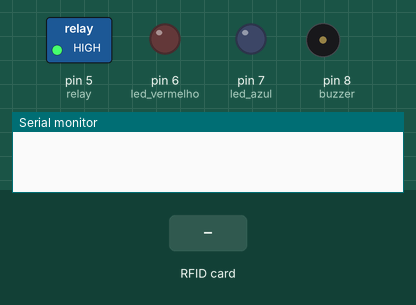
Recording of a sketch running on a simulated Arduino Uno, built with avr-gcc and run on an emulated ATmega328P. Shown: switched loads named in the sketch (green lamp = pin HIGH), output pins drawn as LEDs (lit = HIGH), buzzer (waves = sounding), the last lines printed to the serial monitor. Dashed ring = blinking. Inputs (shaded band) come from the test bench. Pins used as bus, display or sensor lines are not drawn.

Above: at 1.2 s.
1.3 s: RFID card 39 72 8B C1 held to the reader
At 1.37 s:
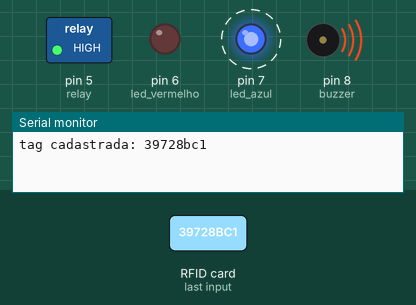
At 2.8 s:
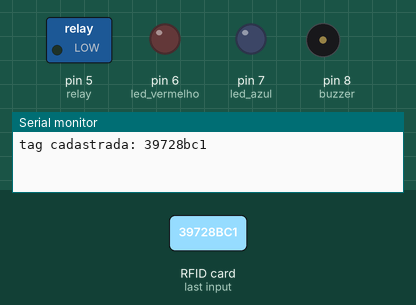
4.3 s: RFID card 5E 7A 19 C4 held to the reader
At 5.6 s:
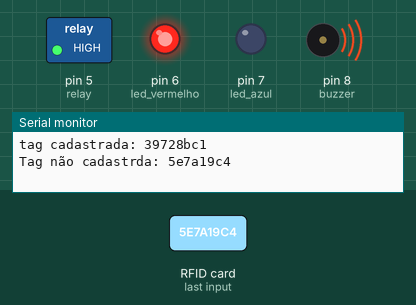
Timing chart, 0 to 7.8 s (numbered marks = the images above; inputs shaded):
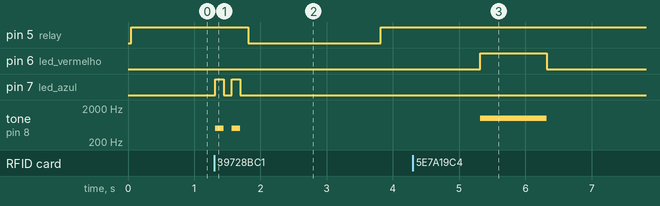

The sketch:

controle_de_acesso.ino
```cpp
//Código de controle de acesso (Com Arduino).
//Autor: Pedro Lins, graduando de engenharia elétrica pela UFRPE.

//bibliotecas
#include <SPI.h> //biblioteca para comunicação spi
#include <MFRC522.h> //biblioteca para o uso do leitor RFID
// portas
// Utilização da diretiva de compilação #define no lugar de varáveis, justamente para economizar mais memória no nosso microcontrolador
#define led_vermelho 6
#define led_azul 7
#define relay 5
#define buzzer 8
#define pino_sda 10
#define pino_rst 9
//variáveis
String id_tag = ""; // Está vai ser a variável que vai armazenar o a identificação de cada tag lida pelo leitor RFID.
bool permissao = false; //Está variável vai verificar a permissão, se a tag lida pelo leito RFID pode ter acesso ou não

// Está será a matriz de strings responsavél por armazenar as ID's das tag's cadastradas
String tags_cadastradas[] = {"79b9ec2","39728bc1","id3"};

// Agora vamos criar um objeto do tipo MFRC522 e passar o pino do sda e do rst como parâmetros
MFRC522 RFID(pino_sda,pino_rst);

void setup() {
  //acionado as portas dos led's, relay e buzzer com o laço FOR
   for (int i = 5; i <= 8;i++) {
    pinMode(i,OUTPUT);
   }
   Serial.begin(9600); // inicializando a Serial para obter as informações dos ID's
   SPI.begin(); // inicializando a comunição SPI
   RFID.PCD_Init(); //Irá inicializar o leitor
   digitalWrite(relay,HIGH); //para inicializar com o relay desacionado
}

void loop() {
  leitura_do_rfid();
}
// Função que irá exercer a leitura das tags
void leitura_do_rfid() {
  id_tag = ""; // sempre deve coomeçar a leitura com a id_tag vazia
  //A condição abaixo verifica se existe alguma tag sendo aproximada
  if (!RFID.PICC_IsNewCardPresent() || !RFID.PICC_ReadCardSerial()){
    delay(10);
    return;
  }
  // O laço for abaixo vai armazenar o id da tag lida pelo RIFD na nossa variável, utilizando a função RFID.uid
  for (int i = 0; i < RFID.uid.size; i++) {
    id_tag.concat(String(RFID.uid.uidByte[i], HEX));
  }
  //O laço for abaixo vai comparar se o id lido pelo RFID está cadastrado para liberar o acesso ou não
  for (int i = 0; i < (sizeof(tags_cadastradas)/sizeof(String)); i++) {
    if (id_tag.equalsIgnoreCase(tags_cadastradas[i])) {
      //Caso a condicional seja verdadeira a permissao será concedida
      permissao = true;
    }
  }
  //Condicionais que vão chamar as funções que permitem ou não o acesso da tag
  if (permissao == true) {
    permissao_concedida(); //função que aciona o relay, leds e buzzer, mostrando um feedback sonoro e visual
  }else {
    permissao_nao_concedida(); //função que da um feedback sonoro e visual de que a tag em questão não tem acesso
  }
  delay(1500); // tempo para nova leitura
}

// Função exercida quando a tag está cadastrada
void permissao_concedida() {
  Serial.println("tag cadastrada: " + id_tag); //Mostra o id da tag cadastrada
  for (int i = 0; i < 2; i++) {//Laço for utilizado para dar dois loops
    tone(buzzer, 500);//Aciona o buzzer na freguência de 500Hz(mais grave)
    digitalWrite(led_azul,HIGH);//Liga o led azul
    delay(125);//tempo de duração do buzzer e do led ligados

    noTone(buzzer); // delisga o buzzer
    digitalWrite(led_azul,LOW);//desliga o led
    delay(125);//tempo que o buzzer e led ficam desligados
  }
  digitalWrite(relay,LOW);// aciona o relay
  delay(2000);// tempo de acionamento do relay
  digitalWrite(relay,HIGH);//desaciona o relay
  permissao = false;// volta a permissao para false, para uma nova leitura
}
//Função exercida quando a tag não é reconhecida no cadastro
void permissao_nao_concedida() {
  Serial.println("Tag não cadastrda: " + id_tag); // mostra o id da tag não cadastrada
  tone(buzzer, 1000); //aciona o buzzer na freguência de 1000Hz(mais agudo)
  digitalWrite(relay,HIGH);//desaciona o relay
  digitalWrite(led_vermelho,HIGH);//liga o led vermelho
  delay(1000);//tempo de duração do led e do buzzer ligados
  digitalWrite(led_vermelho,LOW);//desliga o led vermelho
  noTone(buzzer);//desaciona o buzeer
}
```

Measured:
- after the input at 1.3 s, pin 5 (relay): HIGH → LOW after 0.52 s, → HIGH 2.0 s later; pin 7 (led_azul): alternates HIGH for 0.13 s and LOW for 0.13 s, 4 changes in all, then stays LOW, starting at once; tone on pin 8 (buzzer): alternates 500 Hz for 0.13 s and silent for 0.13 s, 4 changes in all, then stays silent, starting at once
- after the input at 4.3 s, pin 6 (led_vermelho): LOW → HIGH after 1.0 s, → LOW 1.0 s later; tone on pin 8 (buzzer): silent → 1000 Hz after 1.0 s, → silent 1.0 s later
